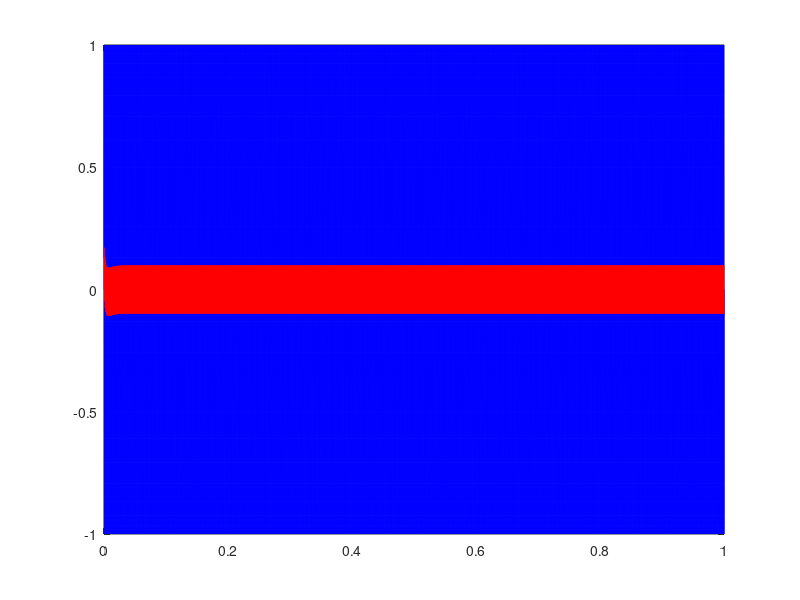
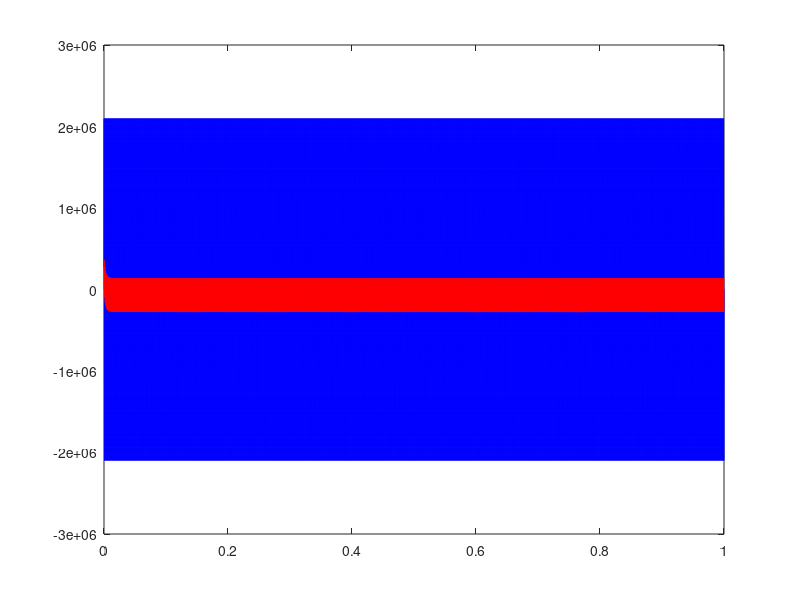
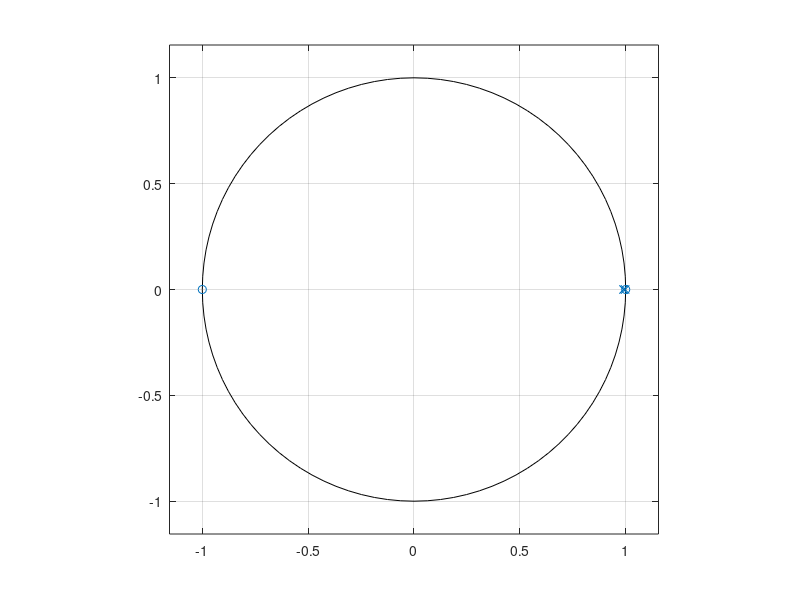
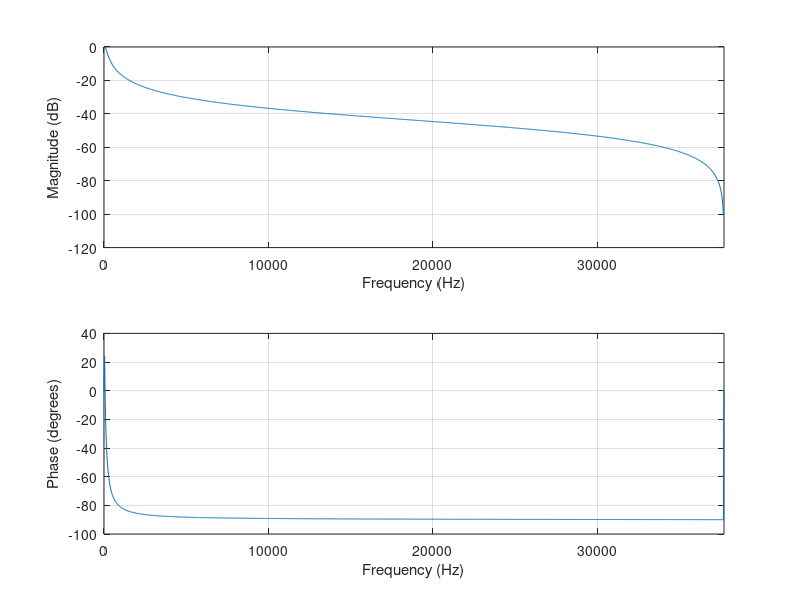

The MATLAB script that drew these images, in order: (Note: this script raises an error after producing the figures.)
% Generate data
fs = 48000;
duration = 1;
t = [1/fs:1/fs:duration];

%% Create notch filter
% Note the notch filter is create on behalf of the equations
% presented/calculated in "Notch filter.mcdx".

% Create filter coefficients
f0 = 40; %hz
%Q = 0.7071;
BW = 3; % In Octaves!
dbGain = -10; % Does not matter in a notch filter!

% Note that f0 is the target frequency for the filter.

r_n = 1; % Nullpoint unit circle distance.
r_p = 0.9; %Pole unit circle distance.


A = 10^(dbGain/40);
w0 = 2 * pi * f0/fs;
%alpha = sin(w0) / (2 * Q); %Q
alpha = sin(w0) * sinh((log(2)/2) * BW * (w0/sin(w0))); %BW

%Bandpass
b0 = alpha;
b1 = 0;
b2 = -alpha;
a0 = 1 + alpha;
a1 = -2*cos(w0);
a2 = 1 - alpha;

b = [b0, b1, b2];
a = [a0, a1, a2];
figure(6)
zplane(b, a)
figure(7)
freqz(b,a, 1024, fs/2*pi)

%% Convert to fixed point
frac = 21;

f = 1000;
signal = sin(2*pi*f*t);
fpsignal = int64(sin(2*pi*f*t) * (2^frac - 1));


b0_a0 = b0/a0
b1_a0 = b1/a0
b2_a0 = b2/a0
a1_a0 = a1/a0
a2_a0 = a2/a0


fp_b0_a0 = int64(b0/a0 * (2^frac - 1))
fp_b1_a0 = int64(b1/a0 * (2^frac - 1))
fp_b2_a0 = int64(b2/a0 * (2^frac - 1))
fp_a1_a0 = int64(a1/a0 * (2^frac - 1))
fp_a2_a0 = int64(a2/a0 * (2^frac - 1))

coeffs = [b0_a0, b1_a0, b2_a0, -a1_a0, -a2_a0];
samples = [0, 0, 0, 0, 0];
resultsignal = zeros(length(signal), 1);

fpcoeffs = [fp_b0_a0, fp_b1_a0, fp_b2_a0, -fp_a1_a0, -fp_a2_a0];
fpsamples = [0, 0, 0, 0, 0]; %x0, x1, x2, y1, y2
resultfpsignal = zeros(length(fpsignal), 1);

for n = 1:length(signal)
    % Normal 
    samples(1) = signal(n);
    
    result = 0;
    for i = 1:1:5
        result = result + coeffs(i) * samples(i);
    end

    samples(5) = samples(4);
    samples(4) = result;
    samples(3) = samples(2);
    samples(2) = samples(1);

    resultsignal(n) = result;


    % Fixed point
    fpsamples(1) = fpsignal(n);
    fpresult = 0;
    for i = 1:1:5
        fpresult = fpresult + bitshift(fpcoeffs(i) * fpsamples(i), -frac);
    end
    

    fpsamples(5) = fpsamples(4);
    fpsamples(4) = fpresult;
    fpsamples(3) = fpsamples(2);
    fpsamples(2) = fpsamples(1);

    resultfpsignal(n) = fpresult;
end

for n = 1:128
    fprintf("%f,", signal(n))
end
fprintf("\n")

for n = 1:128
    fprintf("%f,", resultsignal(n))
end
fprintf("\n")

for n = 1:128
    fprintf("%i,", fpsignal(n))
end
fprintf("\n")

for n = 1:128
    fprintf("%i,", resultfpsignal(n))
end
fprintf("\n")


fig1 = figure(1);
plot(t, signal, color='b')
hold("on");
plot(t, resultsignal, color='r')
hold("off")


fig2 = figure(2);
plot(t, fpsignal, color='b')
hold("on");
plot(t, resultfpsignal, color='r')
hold("off")
%% Filter:
% See mathcad prime document "Notch filter.mcdx" for equations.
% y(n) = b0*x(n) - b1*x(n-1) + b2*x(n-2) + a1*y(n-1) - a2*y(n-2)

filter_y_offset = 2;
filter_x_offset = 2;

y1 = zeros(length(x1)+filter_y_offset, 1);
y2 = zeros(length(x1)+filter_y_offset, 1);

pre = 5;

for n = (1 + filter_y_offset):length(x1)
    % y(n) = b0*x(n) + b1*x(n-1) + b2*x(n-2) - a1*y(n-1) - a2*y(n-2); %Prob negative a1 and a2 in the difference equation and in the coefficients a1 and a2.
    %y(n) = b0*x(n) + b1*x(n-1) + b2*x(n-2) - a1*y(n-1) - a2*y(n-2);
    y1(n) = b0/a0 * x1(n) + b1/a0 * x1(n-1) + b2/a0 * x1(n-2) - a1/a0 * y1(n-1) - a2/a0*y1(n-2);
    y2(n) = b0/a0 * x2(n) + b1/a0 * x2(n-1) + b2/a0 * x2(n-2) - a1/a0 * y2(n-1) - a2/a0*y2(n-2);
end

figure(1);
plot(x1);

figure(2);
plot(y1);

%% fft
h = fft(x1);
figure(3);
plot(abs(h))

h2 = fft(y1);
figure(4);
plot(abs(h2))


%% playback raw
sound([x1, x2], fs)


%% playback filtered
sound([y1, y2], fs)

